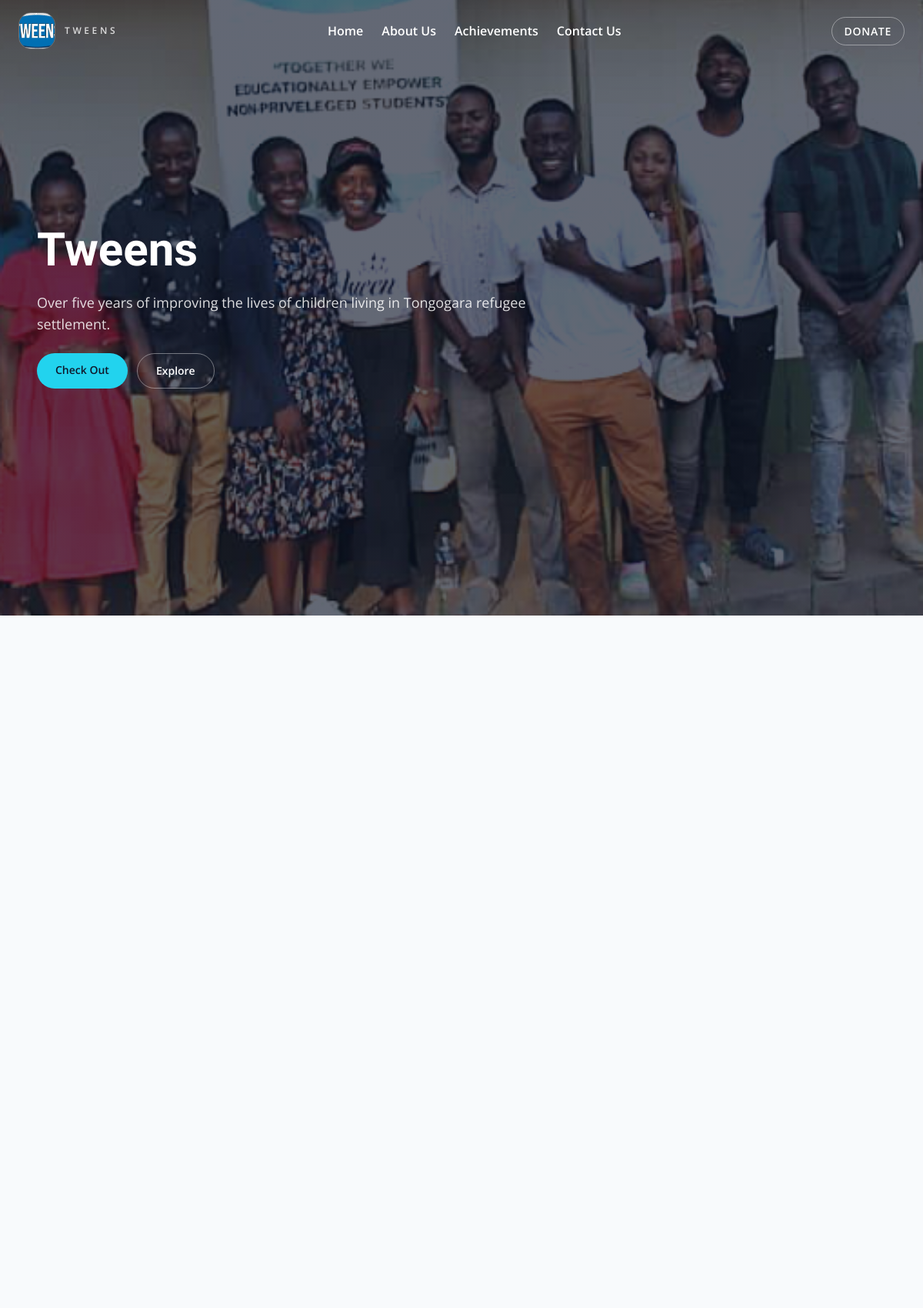
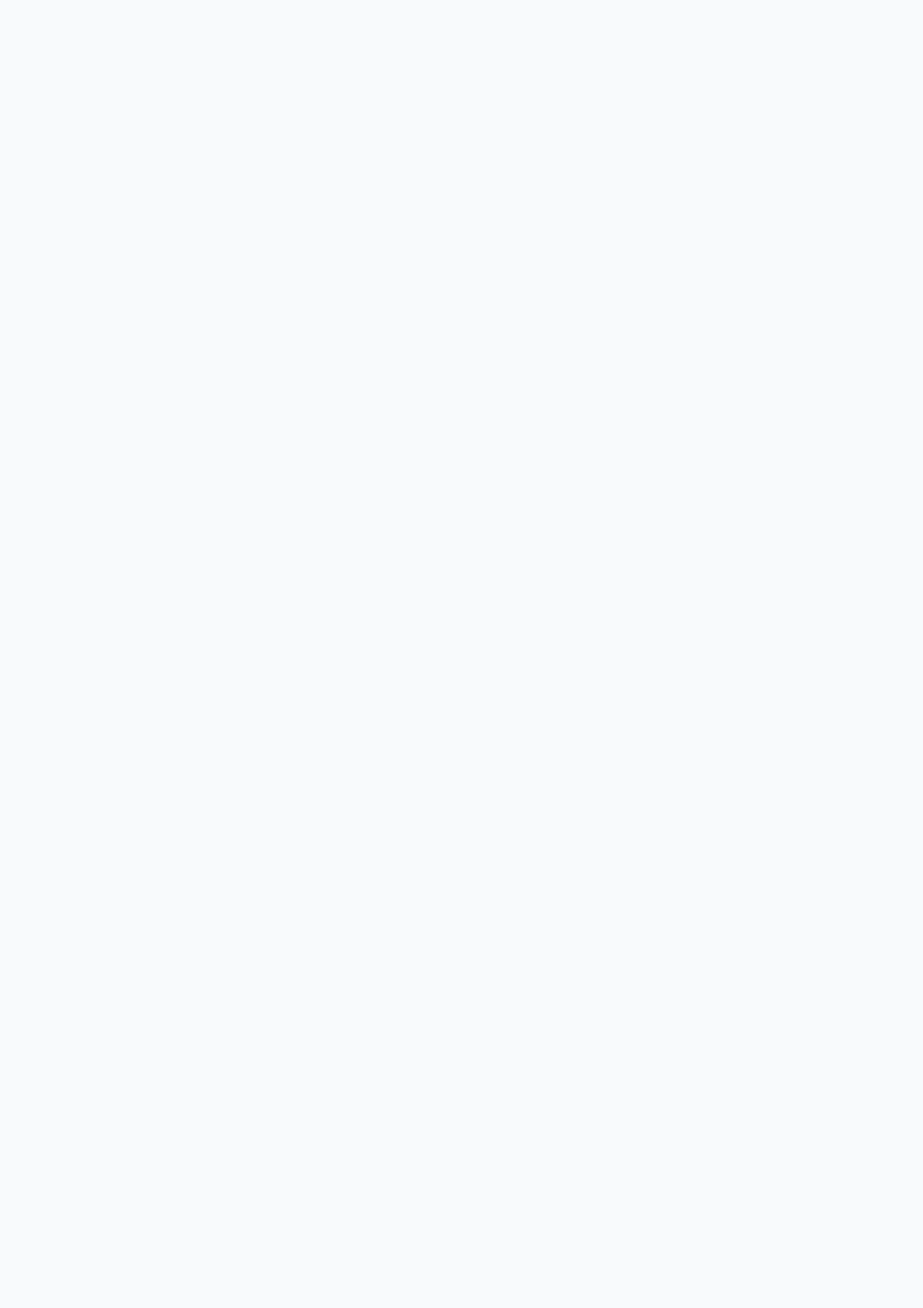
The page / (upper part) on the database its author committed (2 pictures, top to bottom).
### flask_app/models.py (models this page shows)
class SiteContent(db.Model):
    __tablename__ = "site_content_table"
    __table_args__ = (
        UniqueConstraint("page", "section", "field", name="uq_site_content_key"),
    )
    id = db.Column(db.Integer, primary_key=True)
    page = db.Column(db.String(100), nullable=False)
    section = db.Column(db.String(100), nullable=False)
    field = db.Column(db.String(100), nullable=False)
    value = db.Column(db.Text, nullable=False)
    updated_at = db.Column(db.DateTime, nullable=False, default=datetime.utcnow, onupdate=datetime.utcnow)

### flask_app/app.py (the view)
@app.get("/")
def home():
    updates = public_news_query().order_by(func.coalesce(Updates.published_at, Updates.created_at).desc(), Updates.id.desc()).all()
    return render_template(
        "home.html",
        updates=updates,
        page_content=get_page_content("home"),
        file_js=f'<script src="{url_for("static", filename="myJS/home.js")}"></script>',
    )

### flask_app/app.py (called while the page is built)
@app.template_filter("format_date")
def format_date(value: datetime | None, fmt: str = "%a, %d %b %Y") -> str:
    if not value:
        return ""
    return value.strftime(fmt)

def public_news_query():
    return Updates.query.filter(
        Updates.status == "published",
        or_(Updates.published_at.is_(None), Updates.published_at <= datetime.utcnow()),
    )

def get_page_content(page: str) -> dict[str, dict[str, str]]:
    defaults = SITE_CONTENT_DEFAULTS.get(page, {})
    content = {section: dict(fields) for section, fields in defaults.items()}
    rows = SiteContent.query.filter_by(page=page).all()
    for row in rows:
        content.setdefault(row.section, {})[row.field] = row.value
    return content

@app.context_processor
def inject_global_site_content():
    global_content = get_page_content("global")
    return {
        "global_content": global_content.get("branding", {}),
        "footer_content": global_content.get("footer", {}),
    }

### flask_app/templates/home.html (shortened to what this page needs)
<!DOCTYPE html>
<html lang="en">
<head>
    <link rel="stylesheet" href="{{ url_for('static', filename='css/tailwind.css') }}">
    <link rel="stylesheet" href="https://cdnjs.cloudflare.com/ajax/libs/font-awesome/6.7.2/css/all.min.css" />
</head>
<body>
    <div class="nav-banner fixed inset-x-0 top-0 z-50 flex items-center justify-between px-6 py-4 transition-colors duration-700">
        <div class="logo flex items-center gap-3">
            <a href="{{ url_for('home') }}" class="inline-flex items-center gap-3">
                <img src="{{ url_for('static', filename=global_content.get('logo_image', 'images/logo.png')) }}" alt="Logo" class="h-12 w-12 rounded-2xl border border-white/20 object-cover">
                <span class="hidden text-xs font-semibold uppercase tracking-[0.3em] text-white/80 md:inline">{{ global_content.get('org_name', 'Tweens') }}</span>
            </a>
        </div>
        <div class="nav-items fixed top-0 h-full w-72 flex-col gap-6 bg-slate-950/95 px-6 py-8 text-white shadow-2xl transition-all duration-500 md:static md:flex md:h-auto md:w-auto md:flex-row md:bg-transparent md:p-0 md:text-white" style="right: -100vw;">
            <a href="{{ url_for('home') }}" class="home-nav-links text-base font-semibold">Home</a>
            <a href="{{ url_for('about') }}" class="home-nav-links text-base font-semibold">About Us</a>
            <a href="{{ url_for('achievements') }}" class="home-nav-links text-base font-semibold">Achievements</a>
            <a href="{{ url_for('contact') }}" class="home-nav-links text-base font-semibold">Contact Us</a>
        </div>
        <div class="home-donate hidden md:block">
            <a href="{{ global_content.get('donate_url', 'https://www.globalgiving.org/projects/transformative-education-for-refugees-in-zimbabwe/') }}" target="_blank" class="rounded-full border border-white/40 px-4 py-2 text-sm font-semibold uppercase tracking-wider text-white transition hover:border-white hover:bg-white/10">Donate</a>
        </div>
    </div>
    <div class="home-background relative min-h-screen">
        <div class="home-container absolute inset-0 flex items-center transition-opacity duration-1000 ease-in-out" data-id="1" data-image="{{ url_for('static', filename=page_content.hero.background_image) }}" style="background-position: center; background-size: cover; opacity: 1; will-change: opacity;">
            <div class="absolute inset-0"></div>
            <div class="relative z-10 mx-auto w-full max-w-6xl px-6 py-24 text-white">
                <div class="max-w-2xl space-y-6">
                    <h1 class="text-5xl font-semibold leading-tight md:text-6xl">{{ page_content.hero.title }}</h1>
                    <p class="text-lg text-white/85">{{ page_content.hero.caption }}</p>
                    <div class="flex flex-wrap gap-3">
                        <a href="{{ url_for('about') }}" class="rounded-full bg-brand-aqua px-6 py-3 text-sm font-semibold text-slate-900 transition hover:brightness-110">Check Out</a>
                        <a href="#activities" class="rounded-full border border-white/40 px-6 py-3 text-sm font-semibold text-white transition hover:border-white hover:bg-white/10">Explore</a>
                    </div>
                </div>
            </div>
        </div>
    </div>
    <main class="relative z-10 bg-slate-50">
                {% for update in updates %}
                    {% set update_img_url = url_for('static', filename=update.image or '') %}
                    {% set full_news = url_for('news_detail', update_id=update.id) %}
                    {% set update_title = update.title %}
                {% endfor %}
    </main>
{% include 'components/footer.html' %}

### rows shown on the page
SiteContent: value (picture)
SiteContent: get "TWEENS"
SiteContent: hero "Tweens"
SiteContent: hero.caption "Over five years of improving the lives of children living in Tongogara refugee settlement."
